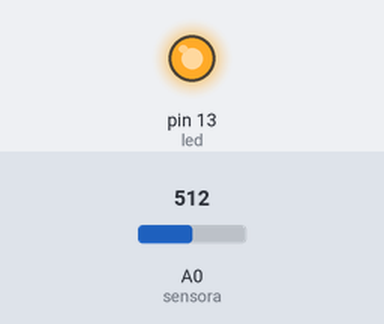
Bench run of a sketch on a simulated Arduino Uno, built with avr-gcc and run on an emulated ATmega328P. On the bench: output pins drawn as LEDs (lit = HIGH). Inputs (shaded band) come from the test bench; at power-on: A0 (sensora) = 512.

Above: at 1.2 s.
1.3 s: A0 (sensora) set to 523
At 2.3 s:
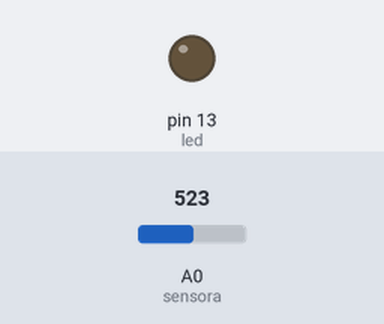
2.8 s: A0 (sensora) set to 511
At 3.5 s:
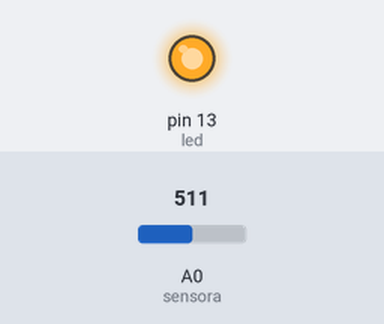
4.3 s: A0 (sensora) set to 716
At 4.6 s:
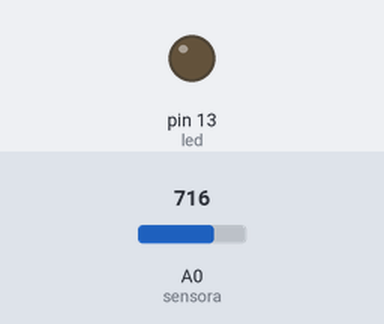
Timing chart, 0 to 7.3 s (numbered marks = the images above; inputs shaded):
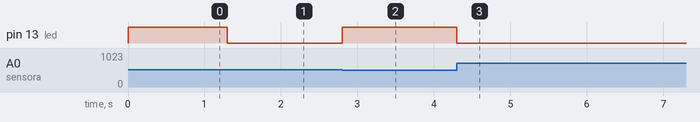

Measured:
- the behaviour switches between 513 and 514 on A0 (sensora) (found by bisection; images 0 and 1)
- after the input at 1.3 s, pin 13 (led): HIGH → LOW at once
- after the input at 2.8 s, pin 13 (led): LOW → HIGH at once
- after the input at 4.3 s, pin 13 (led): HIGH → LOW at once

The sketch:

sensormagnetico_ky_024.ino
```cpp
//int sensord = 2;
int sensora = A0;
int led = 13;
int valor;
void setup() {

 // pinMode(sensord,INPUT);
  pinMode(led,OUTPUT);
  Serial.begin(9600);

}

void loop() {
  /*digitalWrite(led,digitalRead(sensord));
  if (digitalRead(sensord) == HIGH){
  Serial.println("el sensor esta activado");
  }
  else{
    Serial.println("el sensor esta desactivado");
    }
*/
  valor = analogRead(sensora);
  valor = map(valor,0,1023,255,0);
  analogWrite(led,valor);


}
```
